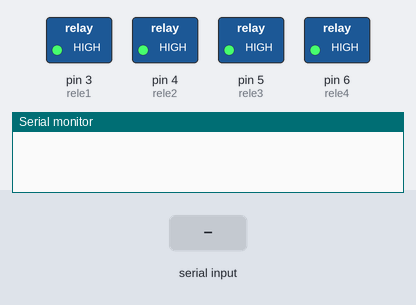
Simulated run of this sketch. Board: Arduino Uno, built with avr-gcc and run on an emulated ATmega328P. Parts: switched loads named in the sketch (green lamp = pin HIGH), the last lines printed to the serial monitor. The inputs (shaded band) are chosen by the test bench.

Above: at 1.2 s.
1.3 s: "1\n" received over Serial
At 1.7 s:
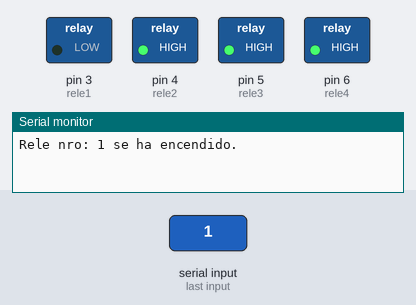
2.9 s: "2\n" received over Serial
At 4.2 s:
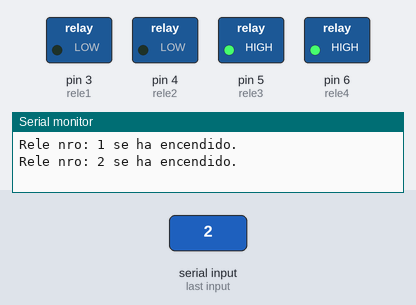
4.5 s: "3\n" received over Serial
At 5.4 s:
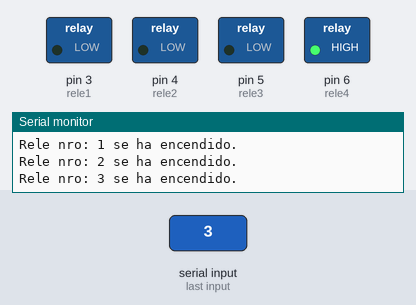
6.1 s: "4\n" received over Serial
At 6.6 s:
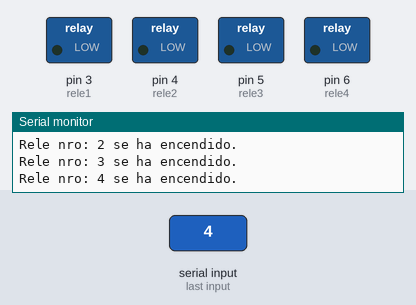
7.7 s: "1\n" received over Serial
At 9.0 s:
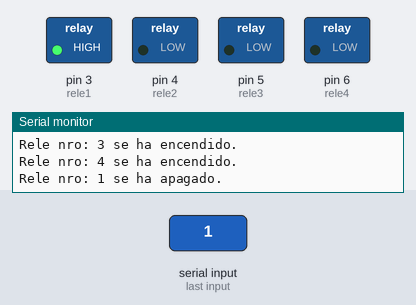
9.3 s: "2\n" received over Serial
At 10.3 s:
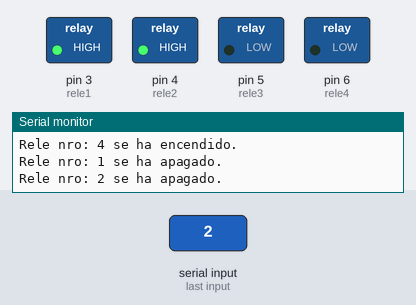
Timing chart, 0 to 11.9 s (numbered marks = the images above; inputs shaded):
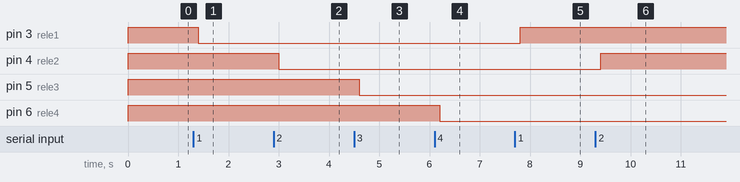

The sketch:

modulo_rele.ino
```cpp
//en estas salidas van los reles :D
int rele1 = 3;
int rele2 = 4;
int rele3 = 5;
int rele4 = 6;

void setup() {
//aca ponemos para que todos los pines sean de salida
pinMode(rele1, OUTPUT);
pinMode(rele2, OUTPUT);
pinMode(rele3, OUTPUT);
pinMode(rele4, OUTPUT);
//los reles tienen lógica inversa, por eso los inicializamos en HIGH
digitalWrite(rele1, HIGH);
digitalWrite(rele2, HIGH);
digitalWrite(rele3, HIGH);
digitalWrite(rele4, HIGH);
//inicializamos la comunicacion via serial
Serial.begin(9600);
}

void loop() {
 if(Serial.available()>0){
    int s = Serial.parseInt();
    //Serial.println(s);
    if(s==1 || s==2 || s==3 || s==4){
    conmutarRele(s);
    }
  }
  delay(200);
}

void conmutarRele(int _rele){
  _rele = _rele+2;
  bool p = digitalRead(_rele);
  //Serial.println(p);
  //delay(200);
  Serial.print("Rele nro: ");
  Serial.print(_rele-2);
  if(!p){
  digitalWrite(_rele, HIGH);
  Serial.println(" se ha apagado.");
  } else {
    digitalWrite(_rele, LOW);
    Serial.println(" se ha encendido.");
    }
}
```

Measured:
- after the input at 1.3 s, pin 3 (rele1): HIGH → LOW after 0.10 s
- after the input at 2.9 s, pin 4 (rele2): HIGH → LOW after 0.10 s
- after the input at 4.5 s, pin 5 (rele3): HIGH → LOW after 0.10 s
- after the input at 6.1 s, pin 6 (rele4): HIGH → LOW after 0.10 s
- after the input at 7.7 s, pin 3 (rele1): LOW → HIGH after 0.10 s
- after the input at 9.3 s, pin 4 (rele2): LOW → HIGH after 0.10 s
